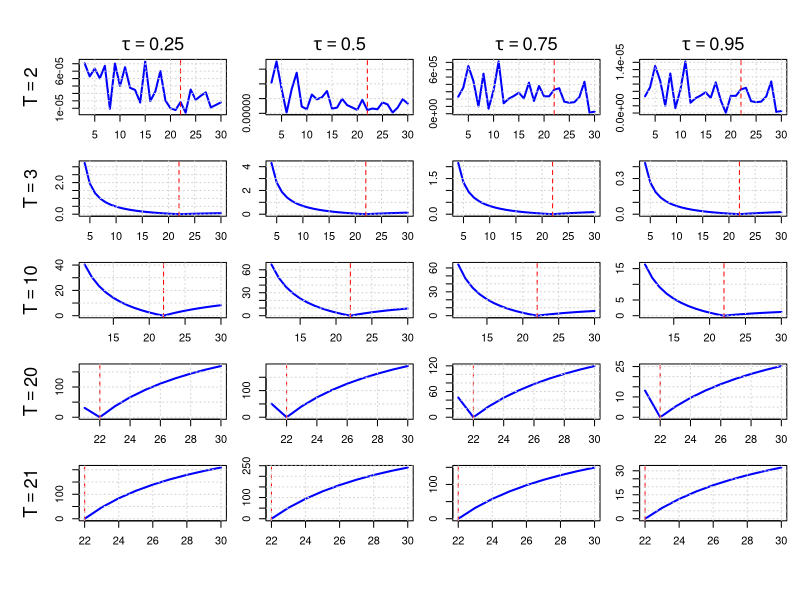

The R source for this figure:
# ---------------------------------------------------------------------------
# Quantile-Based Peak Estimation with Laplace Noise
# ---------------------------------------------------------------------------
# Author: Said Maanan
# Date: 2025-06-14
# ---------------------------------------------------------------------------
# ---------------------------------------------------------------------------
# Laplace Noise Generator
# ---------------------------------------------------------------------------
rlaplace <- function(n, location = 0, scale = 1) {
  u <- runif(n, -0.5, 0.5)
  location - scale * sign(u) * log(1 - 2 * abs(u))
}

# ---------------------------------------------------------------------------
# Quantile Loss Function
# ---------------------------------------------------------------------------
quantile_loss <- function(u, tau) {
  u * ( tau - (u < 0) )
}

# ---------------------------------------------------------------------------
# Weighted Quantile (Generalized Algorithm, tau in (0,1))
# ---------------------------------------------------------------------------
med_weighted_tau <- function(I, l, s, tau) {
  T <- length(I)
  
  # Transform signals and weights first
  x <- I * exp(((1:T) - l)^2 / s^2)
  w <- exp(-((1:T) - l)^2 / s^2)
  
  o <- order(x)
  x_sorted <- x[o]
  w_sorted <- w[o]
  
  cum_w <- cumsum(w_sorted)
  cutoff <- tau * sum(w_sorted)
  
  k <- min(which(cum_w >= cutoff))
  
  return(x_sorted[k]) 
}

# ---------------------------------------------------------------------------
# Quantile-Based Amplitude Estimation
# ---------------------------------------------------------------------------
compute_a <- function(I, l, s, tau) {
  med_weighted_tau(I, l, s, tau)
}

# ---------------------------------------------------------------------------
# Quantile Loss objective
# ---------------------------------------------------------------------------
objective_function <- function(I, a, l, s, tau) {
  t <- seq_along(I)
  fitted <- a * exp(-((t - l)^2) / s^2)
  u <- I - fitted
  mean(quantile_loss(u, tau))
}

# ---------------------------------------------------------------------------
# Optimize s for a given l
# ---------------------------------------------------------------------------
search_best_s <- function(I, l, tau) {
  f_obj <- function(s) {
    a_hat <- compute_a(I, l, s, tau)
    objective_function(I, a_hat, l, s, tau)
  }
  optimize(f_obj, interval = c(1, 20), tol = 1e-4)$minimum
}

# ---------------------------------------------------------------------------
# Main simulation function
# ---------------------------------------------------------------------------
simulate_quantile_objective <- function(T, A, L, S, h, tau, snr = Inf, seed = NULL, l_range = NULL, force_l_gt_T = FALSE) {
  t <- 1:T
  signal <- A * exp(-((t - L)^2) / S^2)
  
  if (!is.null(seed)) set.seed(seed)
  
  if (is.finite(snr)) {
    b <- A / (sqrt(2) * snr)
    noise <- rlaplace(T, scale = b)
    I <- signal + noise
  } else {
    I <- signal
  }
  
  if (is.null(l_range)) {
    l_grid <- if (force_l_gt_T) seq(T + 1, h) else if (is.finite(snr)) seq(L - 4, L + 3) else seq(1, h)
  } else {
    l_grid <- l_range
  }
  
  losses <- sapply(l_grid, function(l) {
    s_hat <- search_best_s(I, l, tau)
    a_hat <- compute_a(I, l, s_hat, tau)
    objective_function(I, a_hat, l, s_hat, tau)
  })
  
  data.frame(l = l_grid, loss = losses, T = T)
}

# ---------------------------------------------------------------------------
# Run simulation for all tau values and combine plots into a single figure
# ---------------------------------------------------------------------------
A_true <- 15000
L_true <- 22
S_true <- 10
h <- 30
Ts_free <- c(2, 3, 10, 20, 21)
tau_values <- c(0.25, 0.5, 0.75, 0.95)

# Simulate objective losses
results_all <- do.call(rbind, lapply(tau_values, function(tau_val) {
  do.call(rbind, lapply(Ts_free, function(T) {
    df <- simulate_quantile_objective(
      T, A = A_true, L = L_true, S = S_true, h = h,
      tau = tau_val, snr = Inf, force_l_gt_T = TRUE
    )
    df$tau <- tau_val
    df
  }))
}))

plot_all_quantile_objectives <- function(results_all, A_true, L_true) {
  Ts <- sort(unique(results_all$T))
  taus <- sort(unique(results_all$tau))
  nrow <- length(Ts)
  ncol <- length(taus)
  
  pdf(file = "plot_quantile_all.pdf", width = 2.5 * ncol, height = 2.5 * nrow)
  old_par <- par(mfrow = c(nrow, ncol), mar = c(2, 2, 1.5, 1), oma = c(4, 4, 3, 0))
  on.exit({ par(old_par); dev.off() })
  
  for (i in seq_along(Ts)) {
    for (j in seq_along(taus)) {
      T_val <- Ts[i]
      tau_val <- taus[j]
      subset_data <- subset(results_all, T == T_val & tau == tau_val)
      
      plot(subset_data$l, subset_data$loss, type = "l", lwd = 2, col = "blue",
           xlab = "", ylab = "", main = "")  # <- only these are blank, ticks still show
      
      abline(v = L_true, col = "red", lty = 2)
      grid()
      
      # Add T label on the left (row titles)
      if (j == 1) mtext(bquote(T == .(T_val)), side = 2, line = 3, cex = 1.1)
      # Add tau label on top (column titles)
      if (i == 1) mtext(bquote(tau == .(tau_val)), side = 3, line = 0.5, cex = 1.1)
    }
  }
  
  # Common axis labels and main title
  # mtext("Candidate Peak Location l", side = 1, outer = TRUE, line = 2.5, cex = 1.2)
  # mtext(expression("Objective Function " * f[tau]), side = 2, outer = TRUE, line = 2.5, cex = 1.2)
  # mtext("Quantile-Based Peak Estimation — Laplace Noise", side = 3, outer = TRUE, line = 1.5, cex = 1.4)
}

# Run the new plotting function
plot_all_quantile_objectives(results_all, A_true, L_true)
cat("Saved: plot_quantile_all.pdf\n")


# --- Identify tau with lowest objective value at each T ---
library(dplyr)

# For each T, find the minimal loss and corresponding tau
summary_by_tau <- results_all %>%
  group_by(T, tau) %>%
  summarise(min_loss = min(loss), .groups = "drop") %>%
  group_by(T) %>%
  slice_min(min_loss, with_ties = FALSE) %>%
  arrange(T)
#
print(summary_by_tau)
